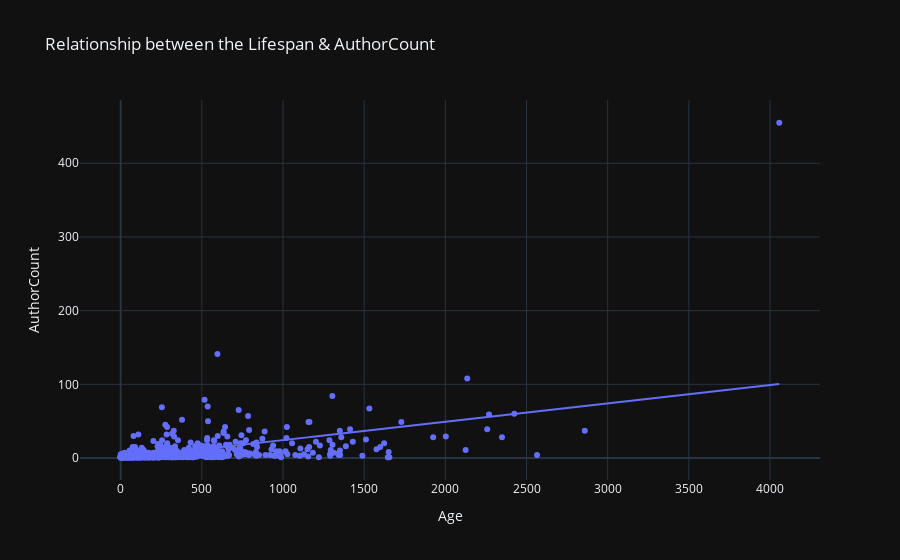

Write notebook code for a chart like this one.
### Code cell
authors_vs_lifespan = zkp_applications.merge(application_committers, left_on='UniqueID', right_on='UniqueID')

fig = px.scatter(authors_vs_lifespan, 
            x='Age', 
            y='AuthorCount',
            title='Relationship between the Lifespan & AuthorCount',
            template='plotly_dark', 
            hover_name='UniqueID', 
            trendline='ols'
            )

fig.show()

### Figure 1 — Plotly figure (JSON) as saved in the notebook; plotly's stock layout.template omitted (floating-point values rounded to 4 significant figures; data arrays with more than 128 entries replaced by an {"elided": "..."} marker saying what was removed)
{"data": [{"hovertemplate": "<b>%{hovertext}</b><br><br>Age=%{x}<br>AuthorCount=%{y}<extra></extra>", "hovertext": {"elided": "913 str values"}, "legendgroup": "", "marker": {"color": "#636efa", "symbol": "circle"}, "mode": "markers", "name": "", "orientation": "v", "showlegend": false, "type": "scatter", "x": {"elided": "913 float values"}, "xaxis": "x", "y": {"elided": "913 int values"}, "yaxis": "y"}, {"hovertemplate": "<b>OLS trendline</b><br>AuthorCount = 0.0249288 * Age + -0.673123<br>R<sup>2</sup>=0.296961<br><br>Age=%{x}<br>AuthorCount=%{y} <b>(trend)</b><extra></extra>", "legendgroup": "", "marker": {"color": "#636efa", "symbol": "circle"}, "mode": "lines", "name": "", "showlegend": false, "type": "scatter", "x": {"elided": "913 float values"}, "xaxis": "x", "y": {"elided": "913 float values"}, "yaxis": "y"}], "layout": {"legend": {"tracegroupgap": 0}, "title": {"text": "Relationship between the Lifespan & AuthorCount"}, "xaxis": {"anchor": "y", "domain": [0, 1], "title": {"text": "Age"}}, "yaxis": {"anchor": "x", "domain": [0, 1], "title": {"text": "AuthorCount"}}}}
